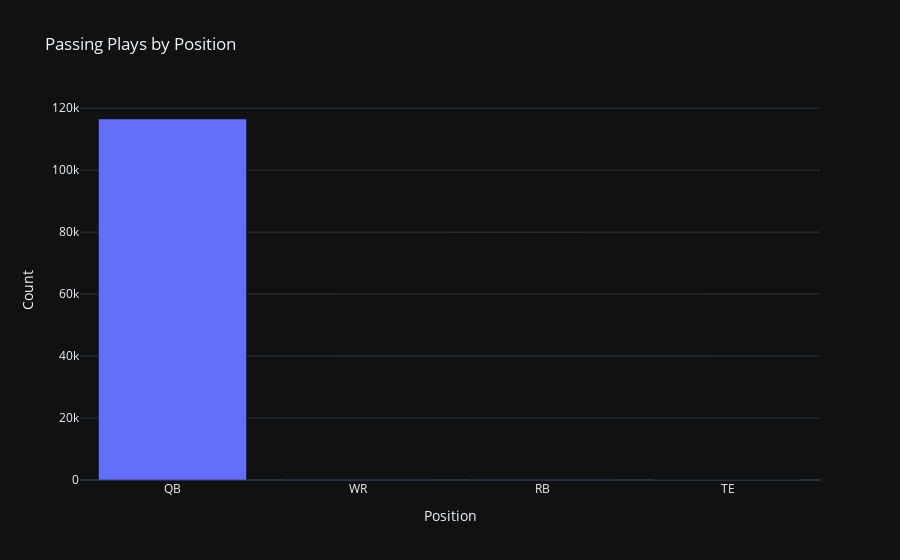
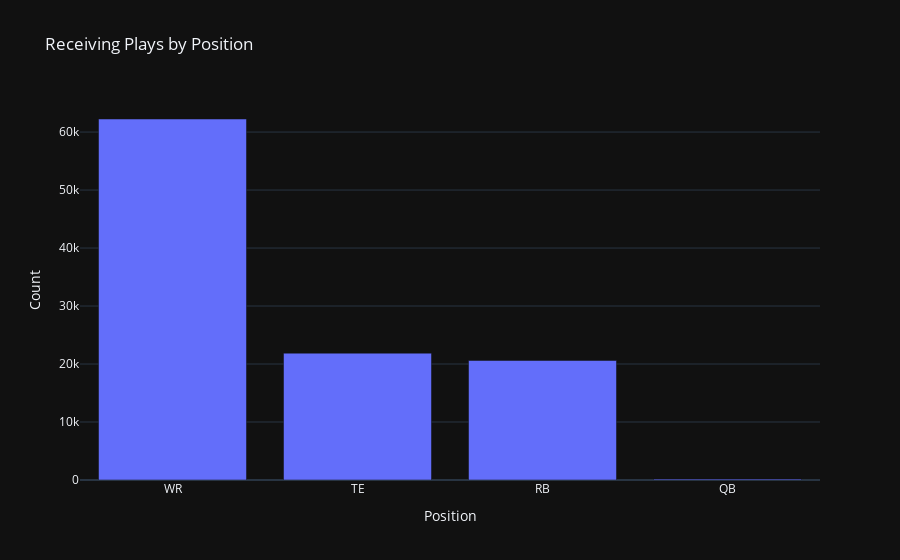
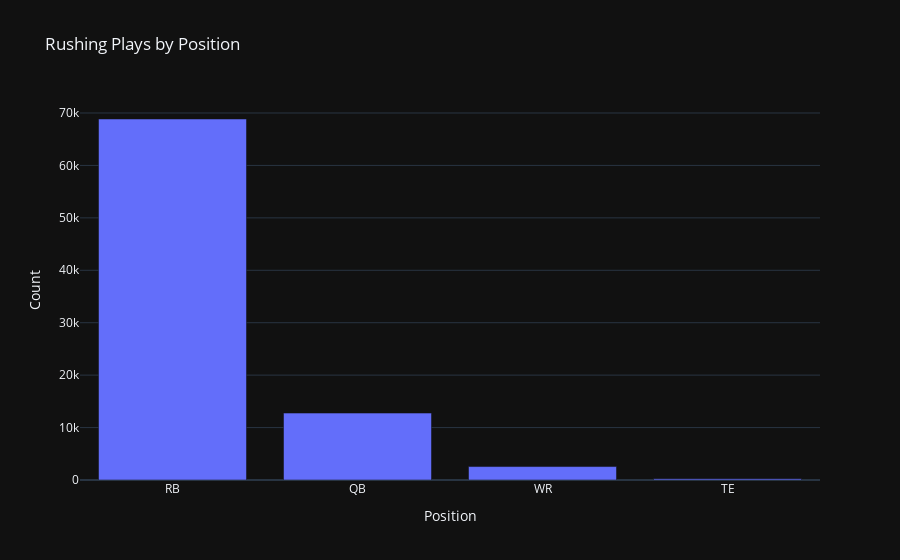

The notebook cell saved with these charts, in order:
### Markdown cell above
### Who's Doing What

### Code cell
# Passing
category_counts = passing_df.passing_position.value_counts()

categories = category_counts.index
counts = category_counts.values

fig = go.Figure(data=[go.Bar(x=categories, y=counts)])

fig.update_layout(
    title='Passing Plays by Position',
    xaxis_title='Position',
    yaxis_title='Count'
)

display(fig.show())

# Receiving
category_counts = receiving_df.receiving_position.value_counts()

categories = category_counts.index
counts = category_counts.values

fig = go.Figure(data=[go.Bar(x=categories, y=counts)])

fig.update_layout(
    title='Receiving Plays by Position',
    xaxis_title='Position',
    yaxis_title='Count'
)

display(fig.show())

# Rushing
category_counts = rushing_df.rusher_position.value_counts()

categories = category_counts.index
counts = category_counts.values

fig = go.Figure(data=[go.Bar(x=categories, y=counts)])

fig.update_layout(
    title='Rushing Plays by Position',
    xaxis_title='Position',
    yaxis_title='Count'
)

display(fig.show())

### Figure 1 — Plotly figure (JSON) as saved in the notebook; plotly's stock layout.template omitted (floating-point values rounded to 4 significant figures)
{"data": [{"x": ["QB", "WR", "RB", "TE"], "y": [116503, 173, 45, 33], "type": "bar"}], "layout": {"title": {"text": "Passing Plays by Position"}, "xaxis": {"title": {"text": "Position"}}, "yaxis": {"title": {"text": "Count"}}}}

### Figure 2 — Plotly figure (JSON) as saved in the notebook; plotly's stock layout.template omitted (floating-point values rounded to 4 significant figures)
{"data": [{"x": ["WR", "TE", "RB", "QB"], "y": [62251, 21874, 20616, 162], "type": "bar"}], "layout": {"title": {"text": "Receiving Plays by Position"}, "xaxis": {"title": {"text": "Position"}}, "yaxis": {"title": {"text": "Count"}}}}

### Figure 3 — Plotly figure (JSON) as saved in the notebook; plotly's stock layout.template omitted (floating-point values rounded to 4 significant figures)
{"data": [{"x": ["RB", "QB", "WR", "TE"], "y": [68856, 12764, 2564, 252], "type": "bar"}], "layout": {"title": {"text": "Rushing Plays by Position"}, "xaxis": {"title": {"text": "Position"}}, "yaxis": {"title": {"text": "Count"}}}}
